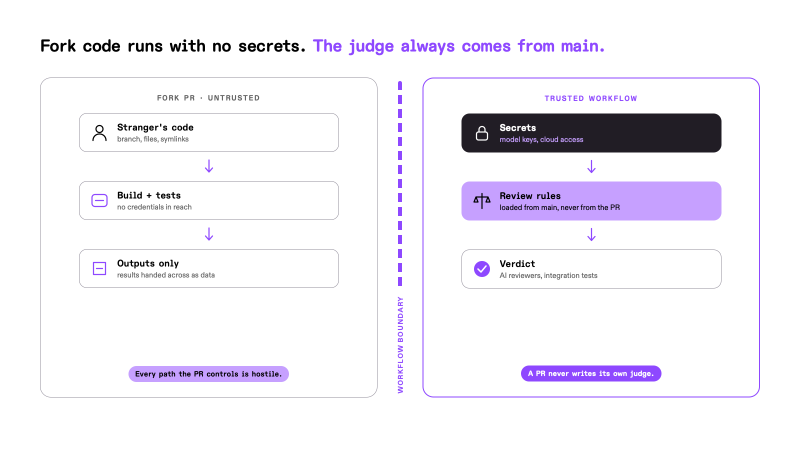
#> input picture fixtures/images/chart.png, 1600 x 900 px, given in place of quality-stages.png, which was not available (shown at 1/2 size)
$ python proto7.py
#> lines starting #> are read from the running program, lines starting #| are printed output that depends on the picture
"""Tone model v5: perceptual sRGB remap, three content classes."""
import numpy as np
from PIL import Image

LUMA = np.array([0.2126, 0.7152, 0.0722])

def to_lin(c):
    return np.where(c <= 0.04045, c / 12.92, ((c + 0.055) / 1.055) ** 2.4)

def to_srgb(c):
    c = np.clip(c, 0.0, 1.0)
    return np.where(c <= 0.0031308, c * 12.92, 1.055 * c ** (1 / 2.4) - 0.055)

def analyze(rgb8, alpha):
    l = np.asarray(Image.fromarray(rgb8.astype(np.uint8)).convert('L').resize((48, 48)), dtype=np.float64) / 255.0
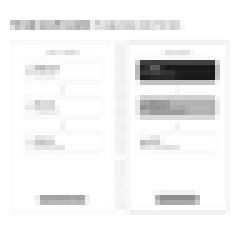
#> l: shape (48, 48) float64 (shown 5 times larger); min 0.0784, max 1, mean 0.946
    grid = np.asarray(Image.fromarray(rgb8.astype(np.uint8)).resize((40, 40))).reshape(-1, 3) // 24
#> grid = 1600 rows, first 8: [10, 10, 10], [10, 10, 10], [10, 10, 10], [10, 10, 10], [10, 10, 10], [10, 10, 10], [10, 10, 10], [10, 10, 10]
    colors = int(len(np.unique(grid, axis=0)))
#> colors = 29
    mid = float(((l > 0.2) & (l < 0.8)).mean())
#> mid = 0.0686
    opaque = float((alpha > 0.1).mean())
#> opaque = 1
    if opaque < 0.98:
        kind = 'icon'
    elif colors <= 32 or mid < 0.18:
        kind = 'graphic'
    else:
        kind = 'photo'
    return dict(kind=kind, colors=colors, mid=round(mid, 3), opaque=round(opaque, 3))

CURVES = {
    'icon':    dict(flip=False, floor=0.300, ceil=0.880, sat=1.10),
    'graphic': dict(flip=True,  floor=0.135, ceil=0.880, sat=1.20),
    'photo':   dict(flip=False, floor=0.060, ceil=0.640, sat=1.06),
}

def apply(img, info=None):
    info = info or analyze(img[..., :3], img[..., 3] / 255.0)
#> info = {'kind': 'graphic', 'colors': 29, 'mid': 0.069, 'opaque': 1}
    p = CURVES[info['kind']]
#> p = {'flip': True, 'floor': 0.135, 'ceil': 0.88, 'sat': 1.2}
    rgb_lin = to_lin(img[..., :3] / 255.0)
    alpha = img[..., 3] / 255.0
#> alpha: shape (900, 1600) float64; every value is 1
    src = to_srgb(rgb_lin @ LUMA)
#> in to_srgb, `c = np.clip(c, 0.0, 1.0)`:
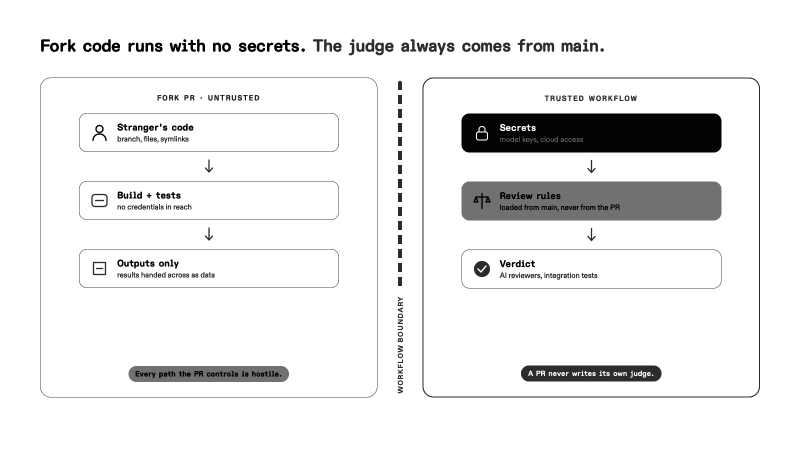
#> c: shape (900, 1600) float64 (shown at 1/2 size); min 0, max 1, mean 0.927
    x = (1.0 - src) if p['flip'] else src
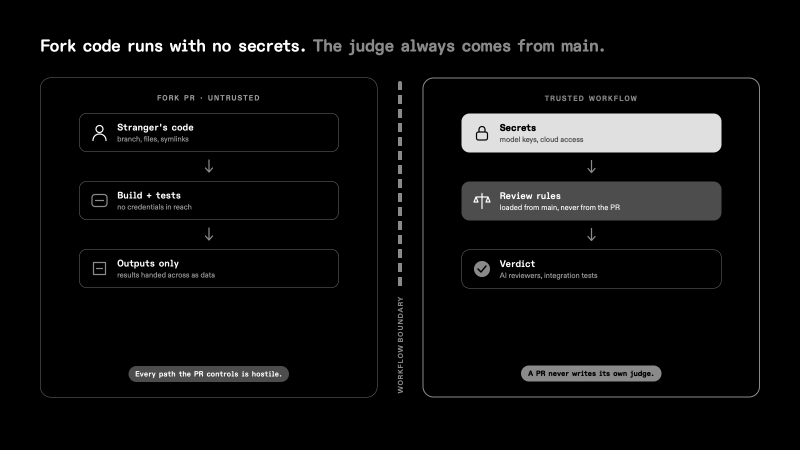
#> x: shape (900, 1600) float64 (shown at 1/2 size); min 1.11e-16, max 1, mean 0.0535
    tgt = p['floor'] + (p['ceil'] - p['floor']) * x
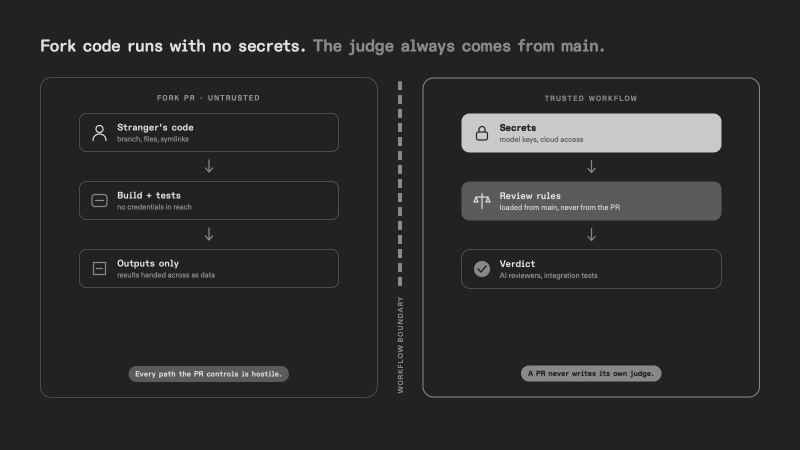
#> tgt: shape (900, 1600) float64 (shown at 1/2 size); min 0.135, max 0.88, mean 0.175
    lum_lin = rgb_lin @ LUMA
    dir = np.where(lum_lin[..., None] > 1e-4, rgb_lin / np.maximum(lum_lin[..., None], 1e-6), 1.0)
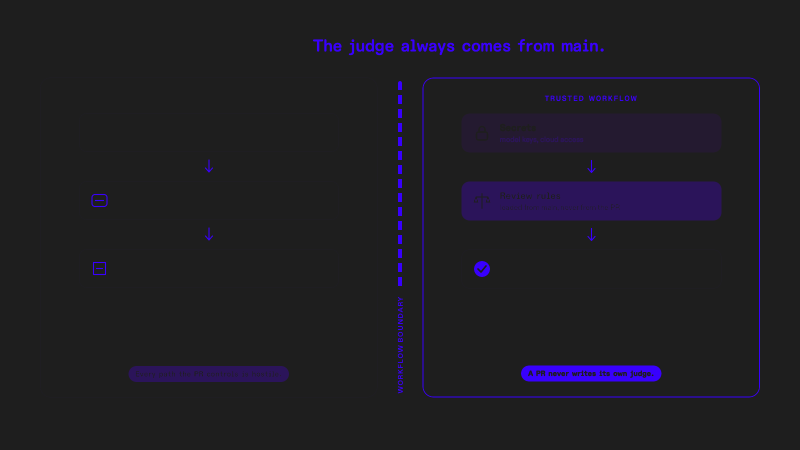
#> dir: shape (900, 1600, 3) float64 (shown at 1/2 size); mean R, G, B 1.02, 0.98, 1.13; drawn with min black and max white
    res = np.clip(to_lin(tgt)[..., None] * dir, 0, 1)
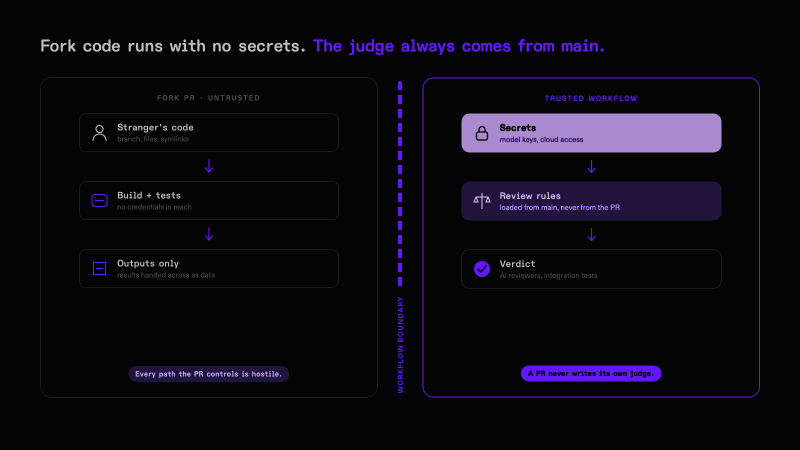
#> res: shape (900, 1600, 3) float64 (shown at 1/2 size); mean R, G, B 0.05, 0.0399, 0.0678
    grey = res @ LUMA
    res = np.clip(grey[..., None] + (res - grey[..., None]) * p['sat'], 0, 1)
    return np.clip(np.concatenate([to_srgb(res) * 255.0, alpha[..., None] * 255.0], axis=-1), 0, 255).astype(np.uint8), info
#> in to_srgb (call 2), `return np.where(c <= 0.0031308, c * 12.92, 1.055 * c ** (1 / 2.4) - 0...`:
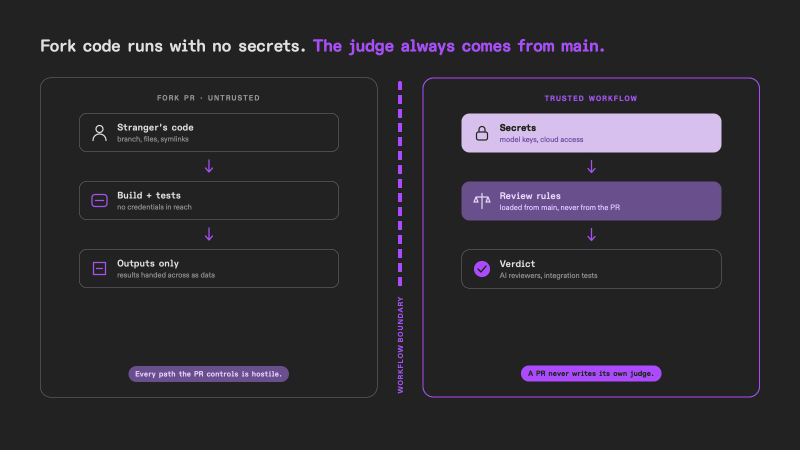
#> returned value: shape (900, 1600, 3) float64 (shown at 1/2 size); mean of channels 0, 1, 2 0.181, 0.168, 0.193; drawn as R, G, B

if __name__ == '__main__':
    for path in ['/tmp/kiro/quality-stages.png', '/tmp/kiro/fork-isolation.png',
                 '/tmp/kiro/pr-readiness-signal.png', '/tmp/kiro/over-engineering-retrospective.png',
                 '/tmp/photo.jpg', '/tmp/logo.png']:
        im = np.asarray(Image.open(path).convert('RGBA')).astype(np.float64)
        out, info = apply(im)
        dst = '/tmp/f-' + path.split('/')[-1].rsplit('.', 1)[0] + '.png'
        Image.fromarray(out, 'RGBA').save(dst)
        print(path.split('/')[-1][:32].ljust(34), info, '| bg out:', out[3, 3, :3])
#| quality-stages.png                 {'kind': 'graphic', 'colors': 29, 'mid': 0.069, 'opaque': 1.0} | bg out: [34 34 34]
#> pass 2 of the loop `for path in ['/tmp/kiro/quality-stages.png', '/tmp/kiro/fork-isolation..`:
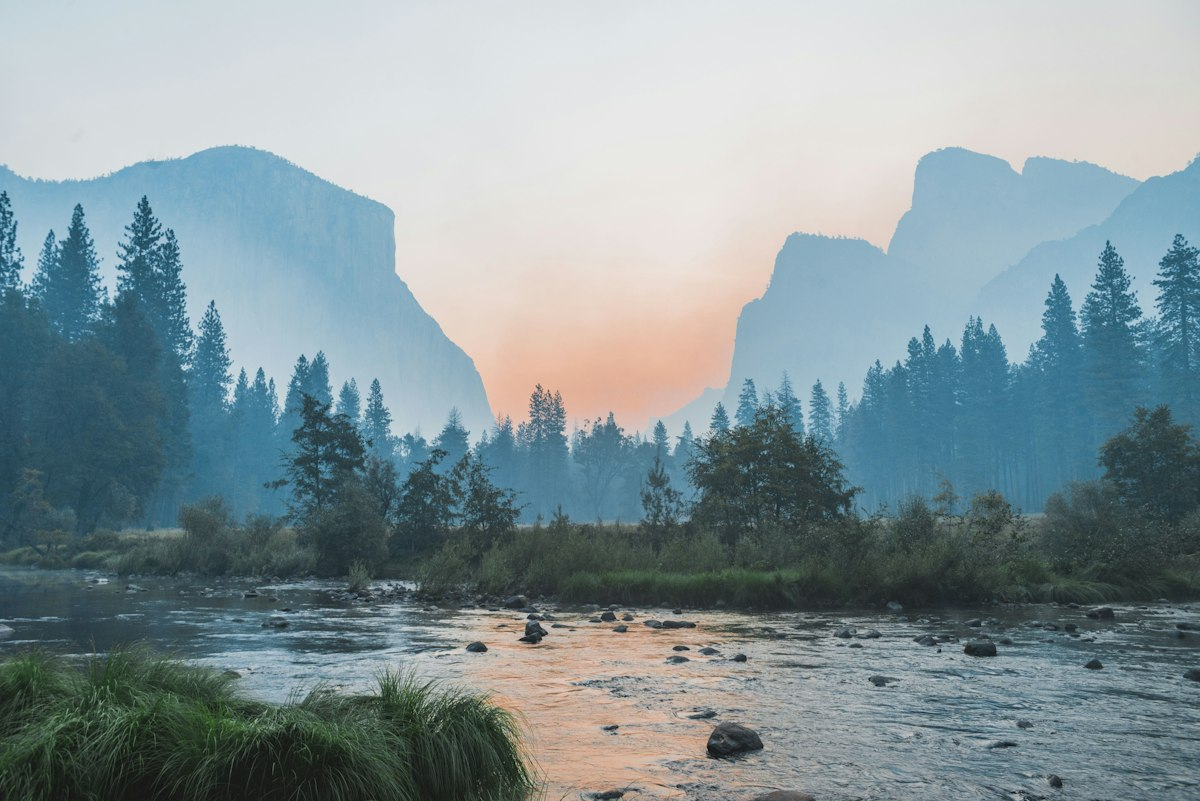
#> input picture fixtures/images/photo.jpg, 1200 x 801 px, given in place of fork-isolation.png, which was not available
#> im: shape (801, 1200, 4) float64
#> grid = 1600 rows, first 8: [8, 8, 9], [8, 8, 9], [8, 8, 9], [8, 9, 9], [8, 9, 9], [8, 9, 9], [8, 9, 9], [8, 9, 9]
#> in apply (call 2), `info = info or analyze(img[..., :3], img[..., 3] / 255.0)`: info = {'kind': 'photo', 'colors': 71, 'mid': 0.678, 'opaque': 1}
#> p = {'flip': False, 'floor': 0.06, 'ceil': 0.64, 'sat': 1.06}
#> alpha: shape (801, 1200) float64; every value is 1
#> c: shape (801, 1200) float64
#> tgt: shape (801, 1200) float64
#> dir: shape (801, 1200, 3) float64
#> grey: shape (801, 1200) float64
#> in apply (call 2), `res = np.clip(grey[..., None] + (res - grey[..., None]) * p['sat'], 0,..`:
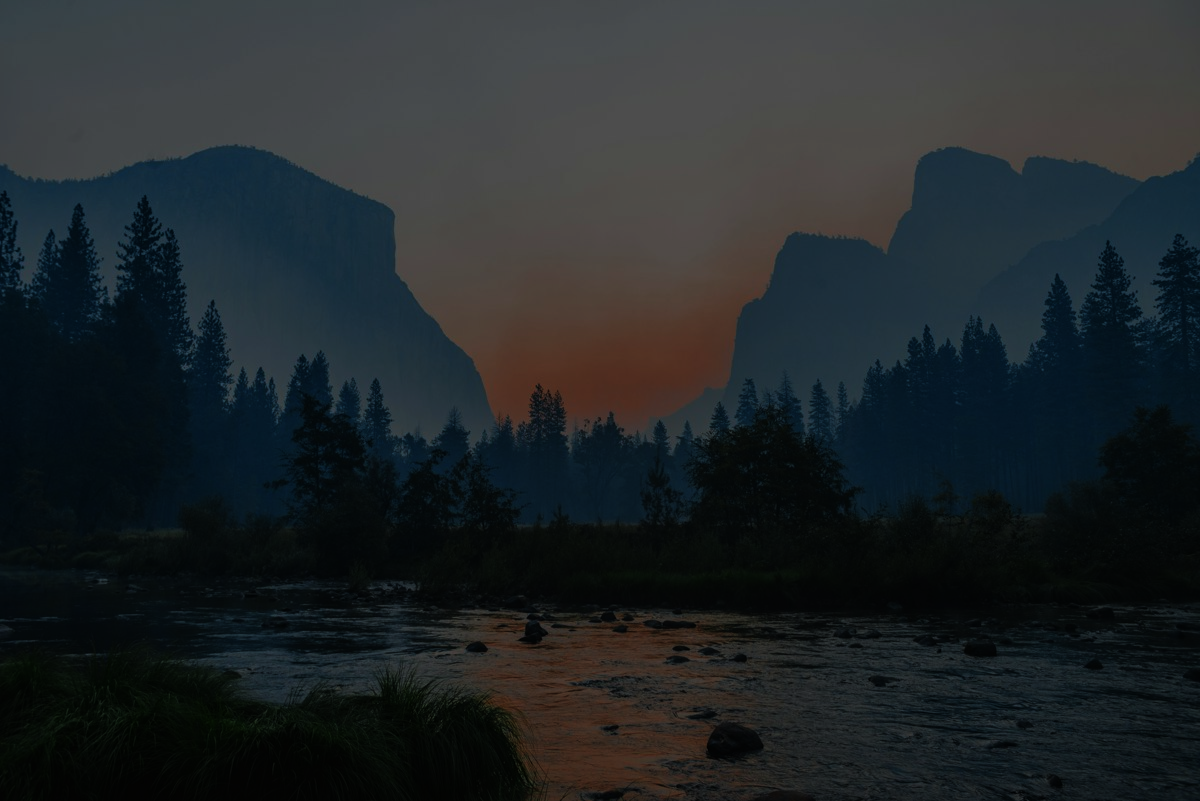
#> res: shape (801, 1200, 3) float64; mean R, G, B 0.132, 0.155, 0.166
#> in to_srgb (call 4), `return np.where(c <= 0.0031308, c * 12.92, 1.055 * c ** (1 / 2.4) - 0...`:
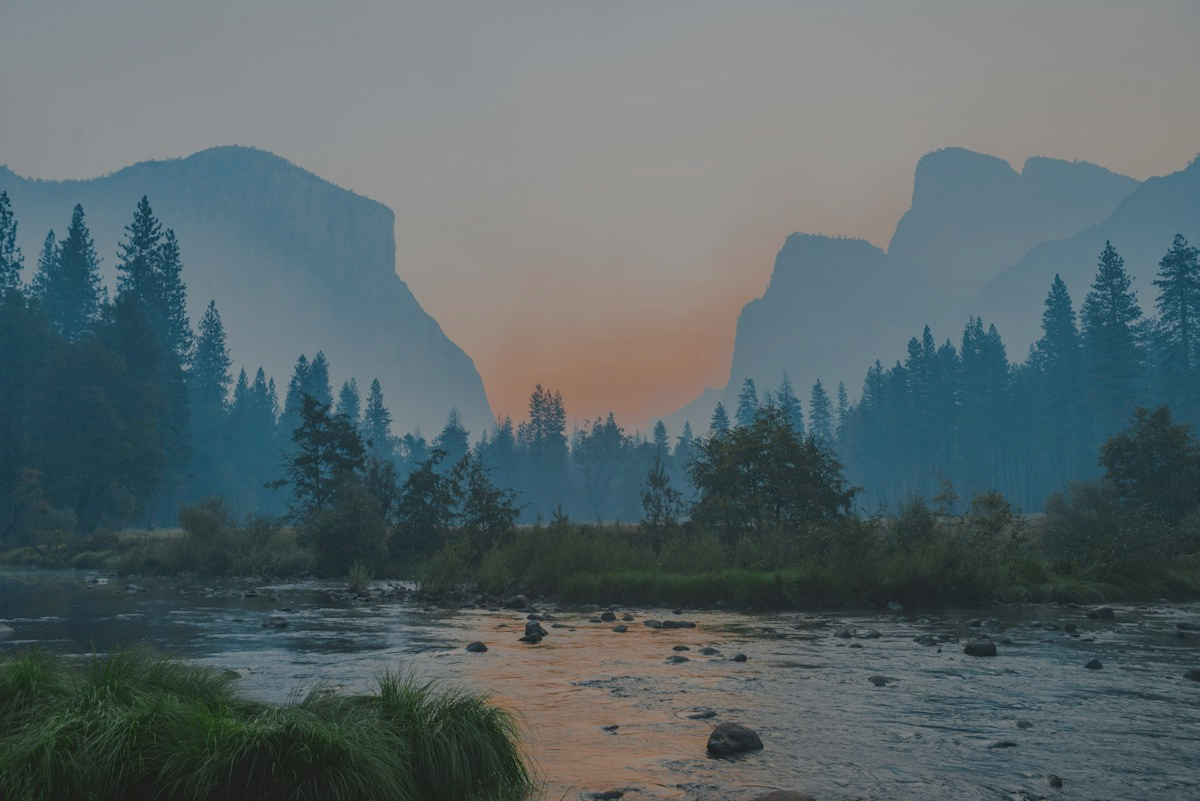
#> returned value: shape (801, 1200, 3) float64; mean of channels 0, 1, 2 0.35, 0.403, 0.416; drawn as R, G, B
#> out: shape (801, 1200, 4)
#| fork-isolation.png                 {'kind': 'photo', 'colors': 71, 'mid': 0.678, 'opaque': 1.0} | bg out: [123 137 141]
#> (the run stopped early here; a loop or call above may not have finished)
